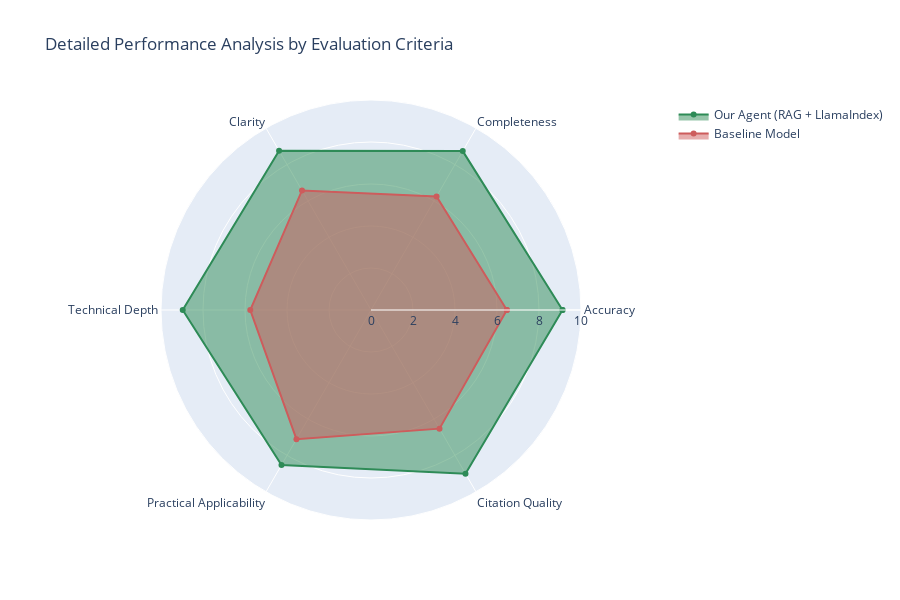

Write notebook code for a chart like this one.
### Markdown cell above
### 2. Detailed Criteria Analysis

### Code cell
# Create radar chart for detailed criteria comparison
criteria_names = ['Accuracy', 'Completeness', 'Clarity', 'Technical Depth', 'Practical Applicability', 'Citation Quality']
criteria_keys = ['accuracy', 'completeness', 'clarity', 'technical_depth', 'practical_applicability', 'citation_quality']

# Calculate average scores for each criteria
our_avg_by_criteria = []
baseline_avg_by_criteria = []

for criteria_key in criteria_keys:
    our_avg = np.mean([eval_result['our_agent_scores'][criteria_key] for eval_result in detailed_qa_eval])
    baseline_avg = np.mean([eval_result['baseline_scores'][criteria_key] for eval_result in detailed_qa_eval])
    our_avg_by_criteria.append(our_avg)
    baseline_avg_by_criteria.append(baseline_avg)

# Create radar chart
fig = go.Figure()

fig.add_trace(go.Scatterpolar(
    r=our_avg_by_criteria + [our_avg_by_criteria[0]],  # Close the polygon
    theta=criteria_names + [criteria_names[0]],
    fill='toself',
    name='Our Agent (RAG + LlamaIndex)',
    marker_color='#2E8B57'
))

fig.add_trace(go.Scatterpolar(
    r=baseline_avg_by_criteria + [baseline_avg_by_criteria[0]],
    theta=criteria_names + [criteria_names[0]],
    fill='toself',
    name='Baseline Model',
    marker_color='#CD5C5C'
))

fig.update_layout(
    polar=dict(
        radialaxis=dict(
            visible=True,
            range=[0, 10]
        )),
    showlegend=True,
    title="Detailed Performance Analysis by Evaluation Criteria",
    height=600
)

fig.show()

# Print detailed breakdown
print("Detailed Performance Breakdown:")
print("=" * 50)
for i, criteria in enumerate(criteria_names):
    our_score = our_avg_by_criteria[i]
    baseline_score = baseline_avg_by_criteria[i]
    improvement = ((our_score - baseline_score) / baseline_score) * 100
    print(f"{criteria:20} | Our Agent: {our_score:.1f} | Baseline: {baseline_score:.1f} | Improvement: +{improvement:.1f}%")

### Figure 1 — Plotly figure (JSON) as saved in the notebook; plotly's stock layout.template omitted (floating-point values rounded to 4 significant figures)
{"data": [{"fill": "toself", "marker": {"color": "#2E8B57"}, "name": "Our Agent (RAG + LlamaIndex)", "r": [9.12, 8.737, 8.754, 8.966, 8.524, 8.999, 9.12], "theta": ["Accuracy", "Completeness", "Clarity", "Technical Depth", "Practical Applicability", "Citation Quality", "Accuracy"], "type": "scatterpolar"}, {"fill": "toself", "marker": {"color": "#CD5C5C"}, "name": "Baseline Model", "r": [6.469, 6.244, 6.572, 5.75, 7.101, 6.524, 6.469], "theta": ["Accuracy", "Completeness", "Clarity", "Technical Depth", "Practical Applicability", "Citation Quality", "Accuracy"], "type": "scatterpolar"}], "layout": {"height": 600, "polar": {"radialaxis": {"range": [0, 10], "visible": true}}, "showlegend": true, "title": {"text": "Detailed Performance Analysis by Evaluation Criteria"}}}
